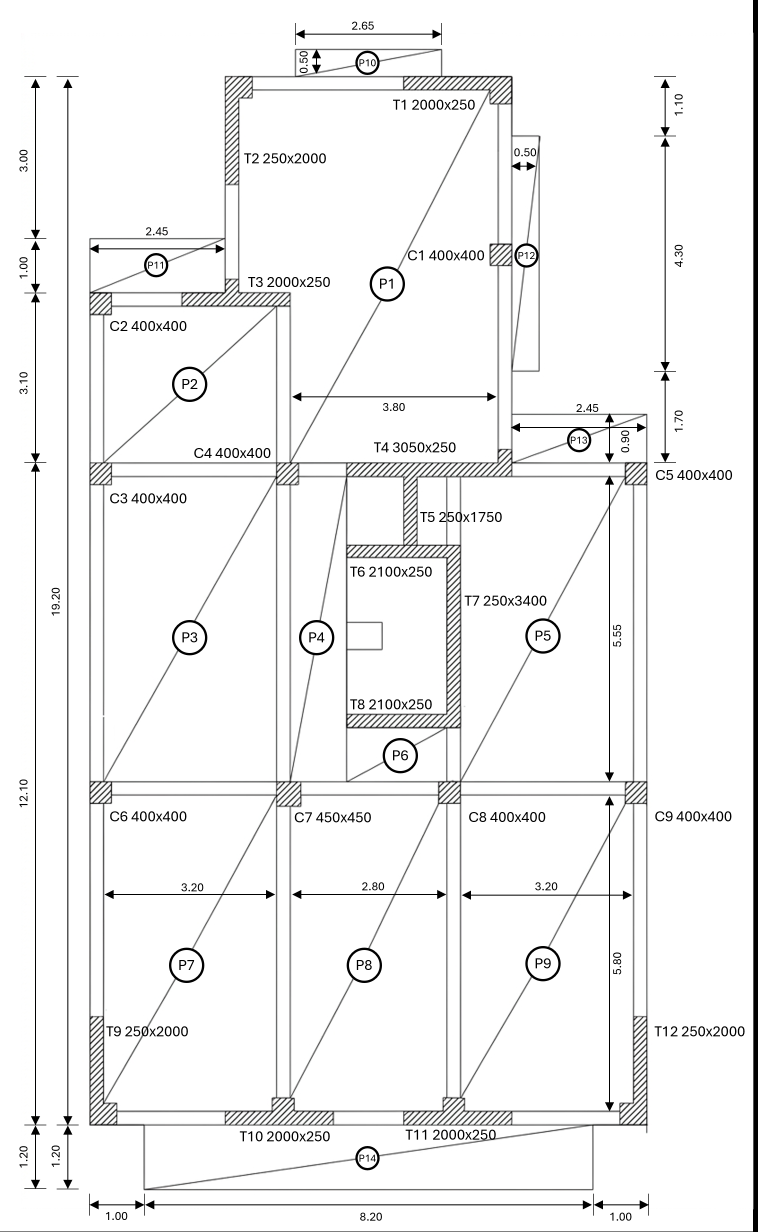
#> input picture FloorPlan3.png, 2273 x 3695 px, found by its file name (shown at 1/3 size); the run also reads 1 picture not shown here
$ python stage04_forest.py   (older library calls are emulated)
#> lines starting #> are read from the running program, lines starting #| are printed output that depends on the picture; after the words box and inside, x2 and y2 are one past the last pixel; in counts of white or black regions, pixels touching at a corner belong together
### HW3/scripts/plan_context.py
"""Select source/output routing without changing image-processing parameters."""
import argparse
from pathlib import Path

ROOT = Path(__file__).resolve().parents[1]
SOURCES = {
    'Plan3': 'sources/assets/FloorPlan3.png',
    'NewPlan': 'sources/assets/NewPlan.png',
    'NIST': 'sources/third_plan_candidates/NIST_Figure_02_Plan.png',
}


def context():
    parser = argparse.ArgumentParser(description=__doc__)
    parser.add_argument('--plan', choices=SOURCES, default='Plan3')
    parser.add_argument('--output-plan', default=None,
                        help='Separate revision/regression directory; never an input image resize')
    args = parser.parse_args()
    output = args.output_plan or args.plan
    if not output.replace('_', '').replace('-', '').isalnum():
        parser.error('Output directory must be a single alphanumeric name')
    return args.plan, ROOT / SOURCES[args.plan], ROOT / 'outputs' / output

### HW3/scripts/stage04_forest.py
"""Retain a weakly supervised forest; never promote its pixel extraction."""
import json
import time
from pathlib import Path
import cv2
import joblib
import numpy as np
from sklearn.ensemble import RandomForestClassifier
from plan_context import context

ROOT = Path(__file__).resolve().parents[1]


def features(grey):
    ink = (grey < 225).astype(np.float32)
    data = [grey.astype(np.float32)/255,
            cv2.magnitude(cv2.Sobel(grey, cv2.CV_32F, 1, 0), cv2.Sobel(grey, cv2.CV_32F, 0, 1))/1024]
    names = ["grey", "edge_strength"]
    for n in (5, 9, 17):
        data.append(cv2.blur(ink, (n,n))); names.append(f"ink_density_{n}")
        kernel = np.fliplr(np.eye(n,dtype=np.float32)).copy()/n
        data.append(cv2.filter2D(ink,-1,kernel)); names.append(f"diagonal_45_{n}")
    for sigma in (1,2,4,8):
        data.append(cv2.GaussianBlur(ink,(0,0),sigma)); names.append(f"blur_{sigma}")
    for n, shape in ((9,(1,9)),(17,(1,17)),(17,(17,1))):
        data.append(cv2.blur(ink,shape)); names.append(f"directional_{shape[0]}_{shape[1]}")
    return np.stack(data,axis=-1).reshape(-1,len(names)), names


def main():
    plan, source, output = context()
    out = output / "stage04_forest"
    out.mkdir(parents=True,exist_ok=True)
    grey = cv2.imread(str(source),0)
#> grey: shape (3695, 2273); min 0, max 255, mean 243.2
    mask = cv2.imread(str(output / "stage01/04_Open21.png"),0)
#> mask: shape (540, 580); every value is 0
    # Preliminary experiment at 50% image size, explicitly not a held-out evaluation.
    grey = cv2.resize(grey,None,fx=.5,fy=.5,interpolation=cv2.INTER_AREA)
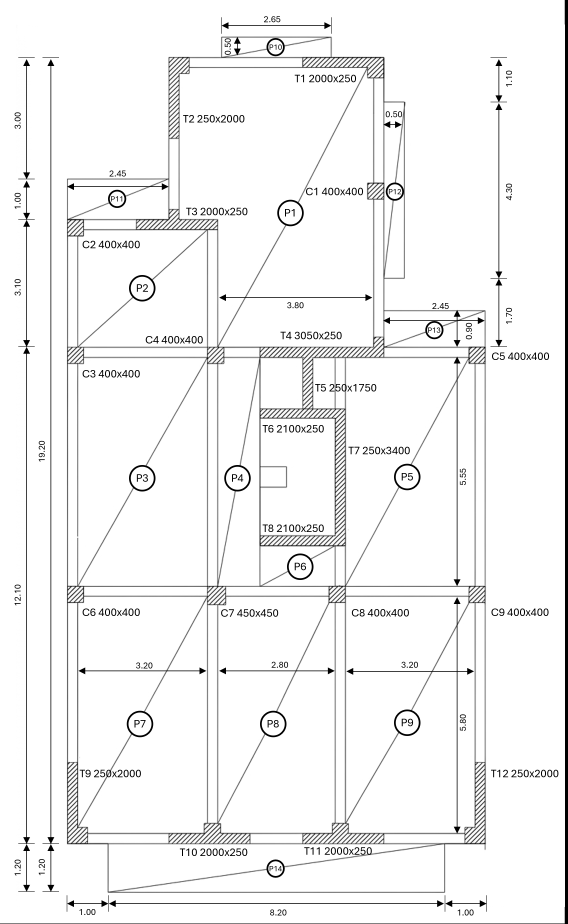
#> grey: shape (1848, 1136) (shown at 1/2 size); min 0, max 255, mean 243.2
    mask = cv2.resize(mask,(grey.shape[1],grey.shape[0]),interpolation=cv2.INTER_NEAREST)>0
#> mask: shape (1848, 1136) bool; every value is 0
    X,names = features(grey)
#> in features, `ink = (grey < 225).astype(np.float32)`:
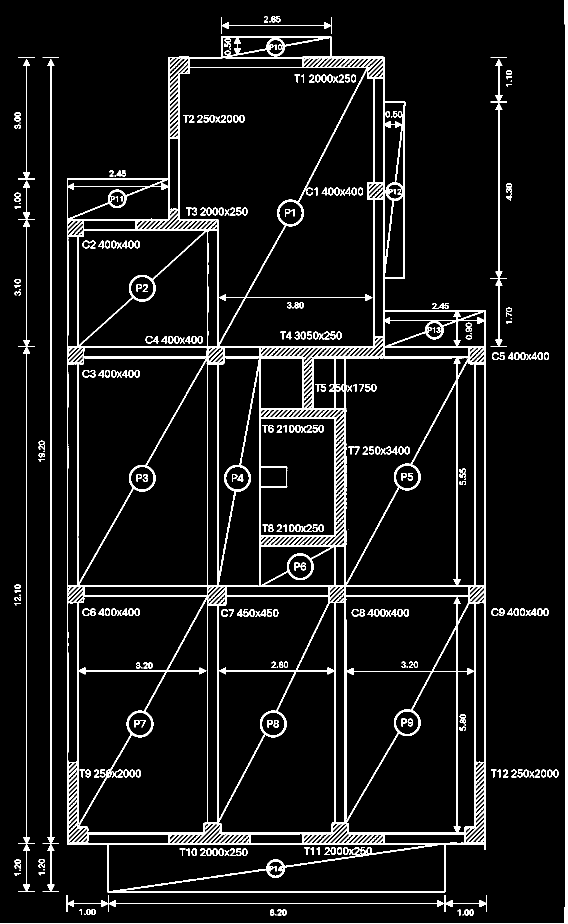
#> ink: shape (1848, 1136) float32 (shown at 1/2 size); values 0 (black) and 1 (white), 7.6% white; 337 white regions (26 under 20 px), largest, box (x1, y1, x2, y2) and area: (134, 73, 972, 1786) 112869, (0, 0, 1136, 1848) 12300, (85, 118, 118, 1784) 3722
#> after the loop in features, `for n in (5, 9, 17):`: data = 8 items; names = ['grey', 'edge_strength', 'ink_density_5', 'diagonal_45_5', 'ink_density_9', 'diagonal_45_9', 'ink_density_17', 'diagonal_45_17']
#> after the loop in features, `for sigma in (1,2,4,8):`: data = 12 items; names = ['grey', 'edge_strength', 'ink_density_5', 'diagonal_45_5', 'ink_density_9', 'diagonal_45_9', 'ink_density_17', 'diagonal_45_17', 'blur_1', 'blur_2', 'blur_4', 'blur_8']
#> after the loop in features, `for n, shape in ((9,(1,9)),(17,(1,17)),(17,(17,1))):`: data = 15 items; names = ['grey', 'edge_strength', 'ink_density_5', 'diagonal_45_5', 'ink_density_9', 'diagonal_45_9', 'ink_density_17', 'diagonal_45_17', 'blur_1', 'blur_2', 'blur_4', 'blur_8', 'directional_1_9', 'directional_1_17', 'directional_17_1']
    y = mask.ravel().astype(np.uint8)
    rng = np.random.default_rng(5203)
    pos = np.flatnonzero(y)
#> pos = empty array
    near_ink = cv2.dilate((grey<225).astype(np.uint8),np.ones((17,17),np.uint8)).ravel()>0
    hard = np.flatnonzero((y==0)&near_ink)
    easy = np.flatnonzero((y==0)&~near_ink)
    idx = np.concatenate([rng.choice(pos,min(40000,len(pos)),replace=False),
                          rng.choice(hard,min(60000,len(hard)),replace=False),
                          rng.choice(easy,min(20000,len(easy)),replace=False)])
    start=time.perf_counter()
    forest=RandomForestClassifier(n_estimators=60,n_jobs=2,random_state=5203)
    forest.fit(X[idx],y[idx])
    elapsed=time.perf_counter()-start
    joblib.dump({"model":forest,"features":names,"selected":False},out / "Forest_Never_Selected.joblib",compress=3)
    probability=np.empty(len(X),dtype=np.float32)
    positive_class = np.flatnonzero(forest.classes_ == 1)
    for begin in range(0,len(X),100000):
        probability[begin:begin+100000]=(forest.predict_proba(X[begin:begin+100000])[:,positive_class[0]] if len(positive_class) else 0.0)
#> this loop made 21 passes
#> begin on passes 2 to 13: 100000, 200000, 300000, 400000, 500000, 600000, 700000, 800000, 900000, 1000000, 1100000, 1200000
    cv2.imwrite(str(out / "Forest_Probability.png"),(probability.reshape(grey.shape)*255).astype(np.uint8))
    cv2.imwrite(str(out / "Forest_Mask_Never_Selected.png"),(probability.reshape(grey.shape)>.5).astype(np.uint8)*255)
    record={"selected":False,"selection_reason":"Labels copy the classical rules, including merges and artifacts.",
            "stage":"preliminary weak-label experiment; not final label-supervised pipeline extraction",
            "training_plan":plan,"test_plan":None,"validation_note":"No generalisation performance is claimed on the training drawing. The unchanged fitting procedure is repeated per plan, not a held-out transfer accuracy test.",
            "class_counts": {str(int(v)):int(np.sum(y[idx] == v)) for v in np.unique(y[idx])},
            "degenerate_single_class":len(forest.classes_) < 2,
            "random_seed":5203,"trees":60,"features":len(names),"training_pixels":len(idx),
            "training_seconds":elapsed,"image_resize_factor":.5,
            "feature_importance":dict(sorted(zip(names,map(float,forest.feature_importances_)),key=lambda t:-t[1]))}
    (out / "Forest_Report.json").write_text(json.dumps(record,indent=2),encoding="utf-8")
    rows=["# Retained random forest - never selected","",record["validation_note"],"",
          "The raw classical mask is weak supervision. This preliminary experiment is retained separately from label matching; it cannot resolve label or geometry flags.","",
          "| Feature | Importance |","|---|---:|"]
    rows += [f"| {k} | {v:.6f} |" for k,v in record["feature_importance"].items()]
#> rows = 23 items
    (out / "Feature_Importance.md").write_text("\n".join(rows)+"\n",encoding="utf-8")
    print(f"Forest retained, NEVER selected: {len(idx)} training pixels, 15 features, 60 trees, {elapsed:.2f} s")
#| Forest retained, NEVER selected: 80000 training pixels, 15 features, 60 trees, 0.95 s
    print(record["feature_importance"])
#> (printed output is left out)


if __name__ == "__main__":
    main()
